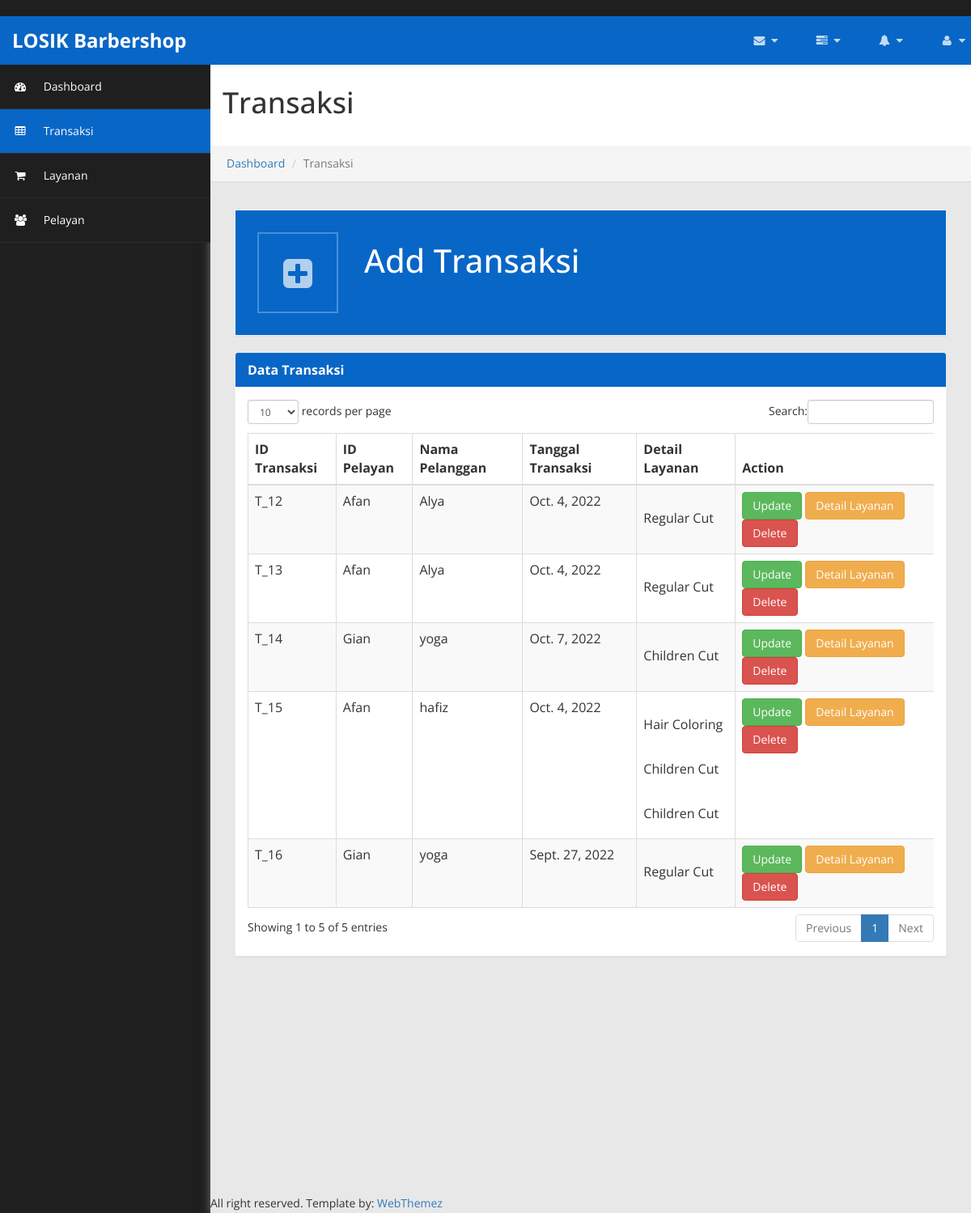
Before: /transaksi with the older database file.
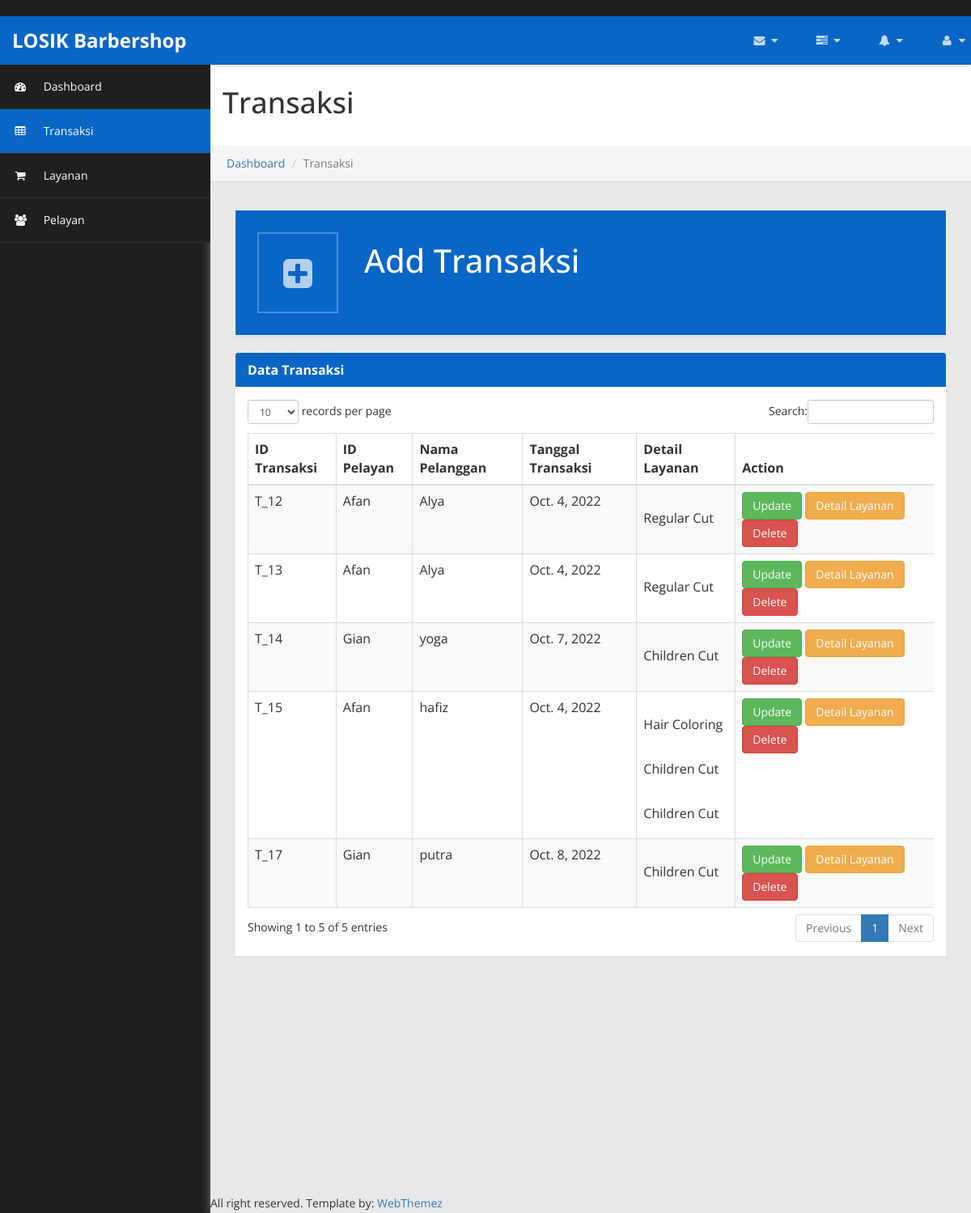
After: the same page with the newer database file.
### app/models.py (models this page shows, shortened)
class transaksi(models.Model):
    idtransaksi = models.AutoField(primary_key=True)
    idpelayan = models.ForeignKey(pelayan,on_delete=models.CASCADE)
    namapelanggan = models.CharField(max_length=50)
    tanggaltransaksi = models.DateField()

class pelayan(models.Model):
    idpelayan = models.AutoField(primary_key=True)
    namapelayan = models.CharField(max_length=50)
    notelp = models.IntegerField()
    alamat = models.CharField(max_length=50)

class detaillayanan(models.Model):
    iddetaillayanan = models.AutoField(primary_key=True)
    idtransaksi = models.ForeignKey(transaksi,on_delete=models.CASCADE)
    idlayanan = models.ForeignKey(layanan,on_delete=models.CASCADE)

class layanan(models.Model):
    idlayanan = models.AutoField(primary_key=True)
    jenislayanan = models.CharField(max_length=15)
    hargalayanan = models.IntegerField()

### app/views.py (the view)
# urls.py: path('transaksi',views.transaksi,name='transaksi'),
def transaksi(request):
    data=[]
    alltransaksiobj = models.transaksi.objects.all()
    for item in alltransaksiobj:
        dummy=[]
        id_transaksi = item.idtransaksi
        servicedetail = models.detaillayanan.objects.filter(idtransaksi = id_transaksi)
        dummy.append(item)
        dummy.append(servicedetail)
        data.append(dummy)
    return render(request, 'tabletransaksi.html',{
        "transaksi" : data
    })

### app/templates/tabletransaksi.html (shortened to what this page needs)
﻿{% load static %}
<!DOCTYPE html>
<html xmlns="http://www.w3.org/1999/xhtml">
<head>
    <link href="{% static 'assets/css/bootstrap.css' %}" rel="stylesheet" />
    <link href="{% static 'assets/css/font-awesome.css' %}" rel="stylesheet" />
    <link href="{% static 'assets/css/custom-styles.css' %}" rel="stylesheet" />
    <link href="{% static 'assets/js/dataTables/dataTables.bootstrap.css' %}" rel="stylesheet" />
</head>
<body>
    <div id="wrapper">
        <nav class="navbar navbar-default top-navbar" role="navigation">
            <div class="navbar-header">
                <a class="navbar-brand" href="{% url 'home' %}"><strong>LOSIK Barbershop</strong></a>
            </div>
            <ul class="nav navbar-top-links navbar-right">
                <li class="dropdown">
                    <a class="dropdown-toggle" data-toggle="dropdown" href="#" aria-expanded="false">
                        <i class="fa fa-envelope fa-fw"></i> <i class="fa fa-caret-down"></i>
                    </a>
                </li>
                <li class="dropdown">
                    <a class="dropdown-toggle" data-toggle="dropdown" href="#" aria-expanded="false">
                        <i class="fa fa-tasks fa-fw"></i> <i class="fa fa-caret-down"></i>
                    </a>
                </li>
                <li class="dropdown">
                    <a class="dropdown-toggle" data-toggle="dropdown" href="#" aria-expanded="false">
                        <i class="fa fa-bell fa-fw"></i> <i class="fa fa-caret-down"></i>
                    </a>
                </li>
                <li class="dropdown">
                    <a class="dropdown-toggle" data-toggle="dropdown" href="#" aria-expanded="false">
                        <i class="fa fa-user fa-fw"></i> <i class="fa fa-caret-down"></i>
                    </a>
                </li>
            </ul>
        </nav>
        <nav class="navbar-default navbar-side" role="navigation">
            <div class="sidebar-collapse">
                <ul class="nav" id="main-menu">
                    <li>
                        <a href="{% url 'home' %}"><i class="fa fa-dashboard"></i> Dashboard</a>
                    </li>
                    <li>
                        <a class="active-menu" href="{% url 'transaksi' %}"><i class="fa fa-table"></i> Transaksi</a>
                    </li>
					<li>
                        <a href="{% url 'layanan' %}"><i class="fa fa-shopping-cart"></i> Layanan</a>
                    </li>
                    <li>
                        <a href="{% url 'index' %}"><i class="fa fa-users"></i> Pelayan</a>
                    </li>
                </ul>
            </div>
        </nav>
        <div id="page-wrapper" >
		  <div class="header">
                        <h1 class="page-header">
                            Transaksi
                        </h1>
						<ol class="breadcrumb">
					  <li><a href="{% url 'home' %}">Dashboard</a></li>
					  <li class="active">Transaksi</li>
					</ol>
		</div>
            <div id="page-inner">
                <div class="row">
                    <div class="col-md-12 col-sm-12 col-xs-12" >
                        <div class="panel panel-body text-center no-boder blue">
                            <div class="panel-left pull-left blue">
                                <a href="{% url 'createdatatransaksi' %}">
                                    <i class="fa fa-plus-square fa-5x"></i>
                                </a>
                            </div>
                            <div class="panel-right">
								<h3>Add Transaksi</h3>
                            </div>
                        </div>
                    </div>
                </div>
            <div class="row">
                <div class="col-md-12">
                    <div class="panel panel-default">
                        <div class="panel-heading">
                             Data Transaksi
                        </div>
                        <div class="panel-body">
                            <div class="table-responsive">
                                <table class="table table-striped table-bordered table-hover" id="dataTables-example">
                                    <thead>
                                        <tr>
                                            <th>ID Transaksi</th>
                                            <th>ID Pelayan</th>
                                            <th>Nama Pelanggan</th>
                                            <th>Tanggal Transaksi</th>
                                            <th>Detail Layanan</th>
                                            <th>Action</th>
                                        </tr>
                                    </thead>
                                    <tbody>
                                        {% for item in transaksi %}
                                        <tr>
                                            <td>T_{{item.0.idtransaksi}}</td>
                                            <td>{{ item.0.idpelayan.namapelayan }}</td>
                                            <td>{{ item.0.namapelanggan }}</td>
                                            <td>{{ item.0.tanggaltransaksi}}</td>
                                            <td>
                                                {% for x in item.1 %}
                                                <p>
                                                    {{x.idlayanan.jenislayanan}}
                                                </p>
                                                {% endfor %}
                                            </td>
                                            <td>
                                                <a class ="btn btn-success" href="{% url 'updatetransaksi' item.0.idtransaksi %}">Update</a>
                                                <a class ="btn btn-warning" href="{% url 'detaillayanan' item.0.idtransaksi %}">Detail Layanan</a>
                                                <a class ="btn btn-danger" href="{% url 'deletetransaksi' item.0.idtransaksi %}">Delete</a>
                                            </td>
                                        </tr>
                                        {% endfor %}
                                        </tbody>
                                </table>
                            </div>
                        </div>
                    </div>
                </div>
            </div>
        </div>
               <footer><p>All right reserved. Template by: <a href="http://webthemez.com">WebThemez</a></p></footer>
    </div>
            </div>
</body>
</html>

### static/css/custom-styles.css (style rules this page uses)
body { font-family: 'Open Sans', sans-serif; background: #1F1F1F; }
#wrapper { width: 100%; }
#page-wrapper { padding: 15px 15px; min-height: 600px; background: #E8E8E8; }
#page-inner { width:100%; margin:10px 20px 10px 0px; background-color:transparent; padding: 15px 30px; min-height:1200px; }
.text-center { text-align:center; }
.no-boder { border:1px solid #f3f3f3; }
h1, .h1, h2, .h2, h3, .h3 { margin-top: 7px; margin-bottom: -5px; }
p { font-size:16px; line-height:25px; padding-top:20px; }
.navbar-side { z-index: 0; }
.panel { border-radius:0px; }
.navbar-side .nav > li > a > i { color: #FFFFFF; padding: 8px; width: 30px; text-align: center; }
.top-navbar { position: fixed; width: 100%; z-index: 300; -webkit-box-shadow: 0 3px 3px rgba(0, 0, 0, 0.05); -moz-box-shadow: 0 3px 3px rgba(0, 0, 0, 0.05); box-shadow: 0 3px 3px rgba(0, 0, 0, 0.05); }
.navbar-side { z-index: 1; position: fixed; width: 260px; top: 80px; }
#page-wrapper { position: relative; top: 55px; box-shadow: 0 0 10px #757575; -moz-box-shadow: 0 0 10px #757575; -webkit-box-shadow: 0 0 10px #757575; }
.breadcrumb { padding: 12px 10px 12px 20px; margin-bottom: 20px; list-style: none; border-radius: 0; -webkit-box-shadow: 0 1px 1px rgba(0,0,0,.05); box-shadow: 0 1px 1px rgba(0,0,0,.05); }
.page-header { padding-bottom: 9px; margin: 0; border-bottom: 1px solid transparent; text-align: left;background-color: #fff;padding: 32px 22px 32px 15px; }
.panel-left { width: 100px; height: 100px; background: #0866C6; border: 2px solid #4590DA; overflow: hidden; margin: 12px; }
.panel-left .fa-5x { font-size: 3em; color: rgba(255, 255, 255, 0.69); padding: 29px 0; margin-bottom:30px; }
.panel-right { height: 124px; background: transparent; margin-bottom: 0; color: #FFFFFF; float: left;text-align: left;padding-left: 20px;font-size: 16px;text-shadow: none;font-weight: 100; }
.panel-right h3 { font-size: 40px; padding: 18px 10px 13px 0; color: #FFFFFF; }
.panel-default { border-color: #ECECEC; }
.panel-default > .panel-heading { color: #FFF; border-color: #FFF; font-weight:bold; background: #0866C6; font-size: 16px; text-shadow: none; }
.panel-heading { border-bottom: 1px solid transparent; border-top-left-radius: 3px; border-top-right-radius: 3px; }
.blue { background-color: #0866C6; color: #fff }
footer p { font-size: 14px; }
.top-navbar { margin:0px; }
.top-navbar .navbar-brand { color: #fff; width: 260px; text-align: left; height: 60px; font-size: 24px; font-weight: 700; line-height: 30px; background: #0866c6; }
.top-navbar .nav > li { position: relative; display: inline-block; margin: 0px; padding: 0px; }
.top-navbar .nav > li > a { position: relative; display: block; padding: 20px; color: #FFFFFF; margin: 0px; }
.active-menu { background-color: #0866C6 !important; color: #fff !important; }
.active-menu i { color: #fff !important; }
.sidebar-collapse , .sidebar-collapse .nav { background:none; }
.sidebar-collapse .nav { padding:0; }
.sidebar-collapse .nav > li > a { color: #FFFFFF; background:transparent; text-shadow:none; }
.sidebar-collapse > .nav > li > a { padding: 12px 10px; }
.sidebar-collapse > .nav > li { border-bottom: 1px solid rgba(107, 108, 109, 0.19); }
.navbar-side { border:none; background: #1F1F1F; }
.top-navbar { background: #0866c6; border-bottom:none; }
.top-navbar .nav > li > a > i { margin-right: 2px; }
.navbar-default { border:0px solid black; }
.navbar-header { background: transparent; }
.nav > li > a > i { margin-right:10px; color: rgba(255, 255, 255, 0.76); }
@media (min-width:768px) { #page-wrapper { margin: 0 0 0 260px; padding: 0; min-height: 1200px; } }
@media (min-width:768px) { .navbar-side { width: 260px; z-index: 1; } }
@media (min-width:768px) { .navbar { border-radius: 0px; } }

Changed rows visible on the page:
removed transaksi: idtransaksi "16", idpelayan.namapelayan "Gian", namapelanggan "yoga", tanggaltransaksi "Sept. 27, 2022"
removed detaillayanan: idlayanan.jenislayanan "Regular Cut", shown under "16"
added transaksi: idtransaksi "17", idpelayan.namapelayan "Gian", namapelanggan "putra", tanggaltransaksi "Oct. 8, 2022"
added detaillayanan: idlayanan.jenislayanan "Children Cut", shown under "17"
